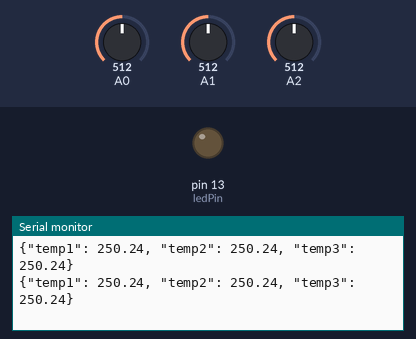
Bench run of a sketch on a simulated Arduino Uno, built with avr-gcc and run on an emulated ATmega328P. On the bench: output pins drawn as LEDs (lit = HIGH), the last lines printed to the serial monitor. Inputs (shaded band) come from the test bench; at power-on: A0 = 512, A1 = 512, A2 = 512.

Above: at 1.2 s.
1.3 s: A0 set to 215
At 1.33 s:
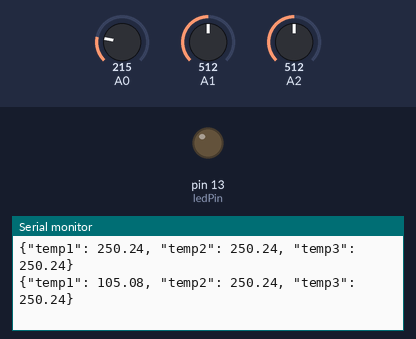
4.3 s: A0 set to 187
At 4.3 s:
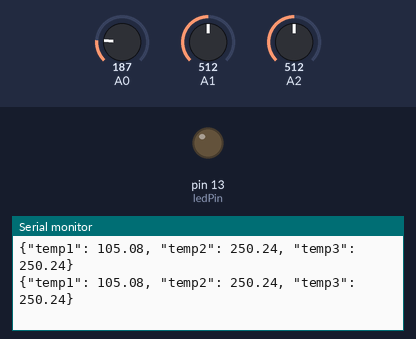
Timing chart, 0 to 7.3 s (numbered marks = the images above; inputs shaded):
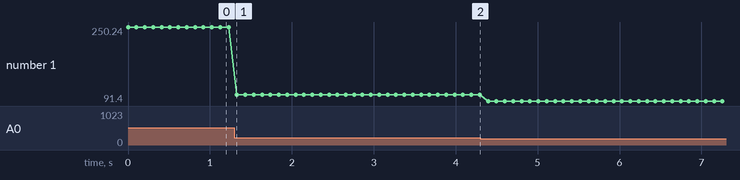

Measured:
- after the input at 1.3 s, the serial monitor: prints a new line at once (image 1)
- plotted number 1: 250.24 → 105.08 after the input at 1.3 s, 105.08 → 91.4 after the input at 4.3 s

The sketch:

LM35_TempReader.ino
```cpp
// Khai báo mảng chứa 3 phần tử (cho A0, A1, A2)
int adcValues[3]; float nhietDo[2]; char chuoi[30];
float temps[3];

// Chân LED cảnh báo (từ Bài 3)
const int ledPin = 13;

void setup() {
  Serial.begin(9600);
  pinMode(ledPin, OUTPUT);
}

void loop() {
  // 1. Đọc giá trị ADC từ 3 kênh
  adcValues[0] = analogRead(A0);
  adcValues[1] = analogRead(A1);
  adcValues[2] = analogRead(A2);

  nhietDo[1] = (adcValues[1] * 500.0) / 1023.0;
  sprintf(chuoi, "%d,%d\n", (int)nhietDo[0], (int)nhietDo[1]);
  for (int i = 0; i < 3; i++) {
    temps[i] = (adcValues[i] * 500.0) / 1023.0;
  }
  Serial.print("{\"temp1\": ");
  Serial.print(temps[0]);
  Serial.print(", \"temp2\": ");
  Serial.print(temps[1]);
  Serial.print(", \"temp3\": ");
  Serial.print(temps[2]);
  Serial.println("}");
  delay(100);
}
```
